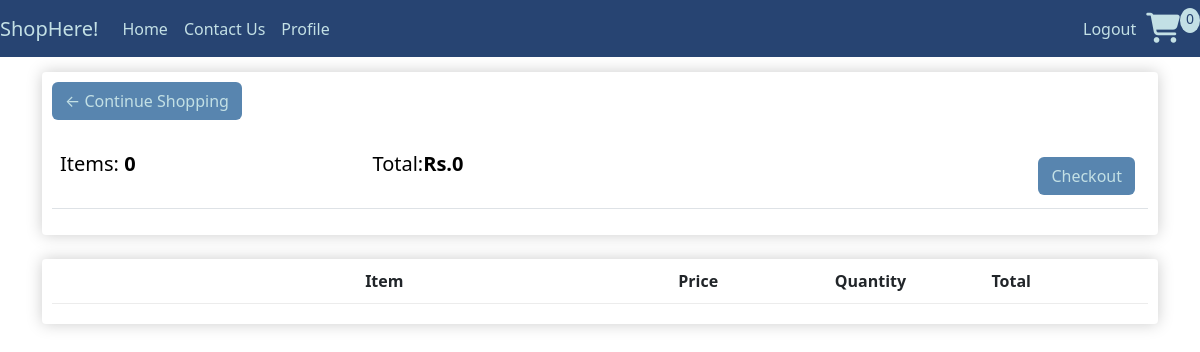
The app's page /cart/ (signed in), older data.
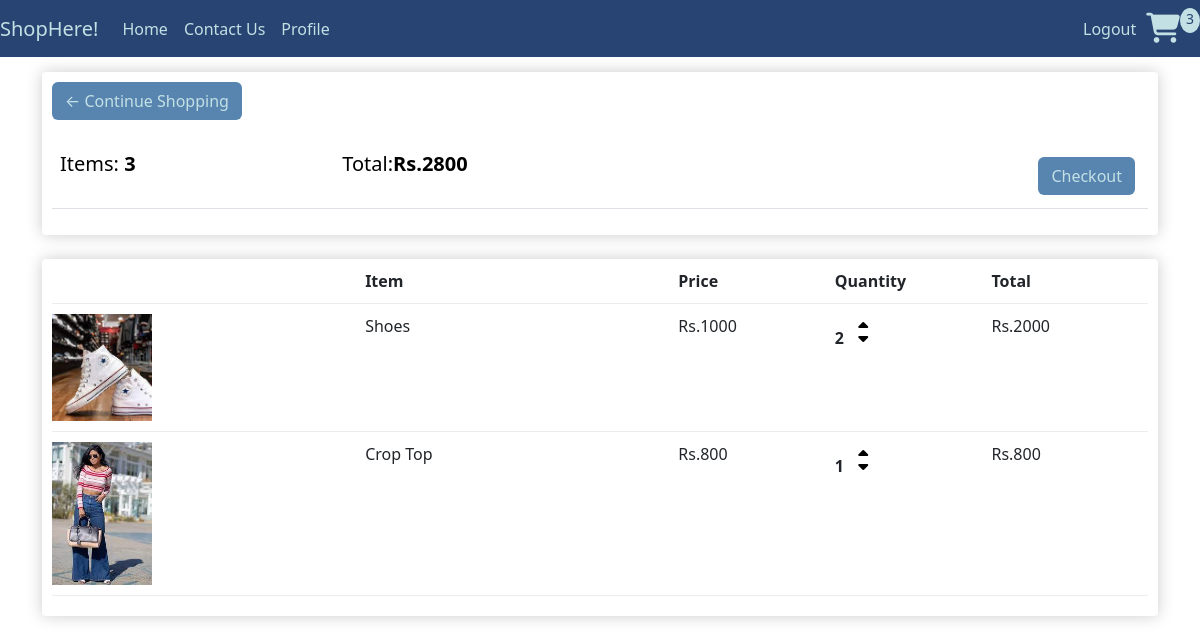
The same page, newer data.
### shop/models.py (models this page shows, shortened)
class Order(models.Model):
    customer=models.ForeignKey(Customer,on_delete=models.SET_NULL,null=True,blank=True)
    date_ordered=models.DateTimeField(auto_now_add=True)
    complete=models.BooleanField(default=False)
    transaction_id=models.CharField(max_length=100,null=True)
    @property
    def get_cart_total(self):
        orderitems=self.orderitem_set.all()
        total=sum([item.get_total for item in orderitems])
        return total
    @property
    def get_cart_items(self):
        orderitems=self.orderitem_set.all()
        total=sum([item.quantity for item in orderitems])
        return total

class OrderItem(models.Model):
    product=models.ForeignKey(Product_details,on_delete=models.SET_NULL,null=True)
    order=models.ForeignKey(Order,on_delete=models.SET_NULL,null=True)
    quantity=models.IntegerField(default=0,null=True,blank=True)
    date_added=models.DateTimeField(auto_now_add=True)
    @property
    def get_total(self):
        total=self.product.price*self.quantity
        return total

class Product_details(models.Model):
    prod_id=models.AutoField
    prod_name=models.CharField(max_length=30)
    prod_desc=models.TextField()
    image = models.ImageField(upload_to='product/images', default="")
    price = models.IntegerField(default=0)
    pub_date=models.DateField(auto_now_add=True)
    category=models.CharField(max_length=50,default="Sale")
    digital = models.BooleanField(default=False, null=True, blank=True)

### shop/views.py (the view)
# urls.py: path('cart/',views.cart,name='Cart'),
def cart(request):
    data=cartData(request)
    cartItems=data['cartItems']
    order=data['order'] #Total number of order from Order model
    items=data['items'] # Get items in the cart present
    context={'items':items,'order':order,'cartItems':cartItems}
    return render(request,'cart.html',context)

### shop/utilis.py (called while the page is built)
def cartData(request):
    if request.user.is_authenticated:
        try:
            customer = request.user.customer
        except Customer.DoesNotExist:
            customer = None
        if customer:
            order, created = Order.objects.get_or_create(customer=customer, complete=False)
            items = order.orderitem_set.all()
            cart_items = order.get_cart_items
        else:
            cart_items, order, items = None, None, None
    else:
        cookie_data = cookieCart(request)
        cart_items = cookie_data['cartItems']
        order = cookie_data['order']
        items = cookie_data['items']
    return {'cartItems': cart_items, 'order': order, 'items': items}

### shop/templates/cart.html (shortened to what this page needs)
{% extends 'index.html' %}
{% load static %}
{% block body %}
<div class="row">
    <div class="col-lg-12">
        <div class="box-element">
            <a class="btn shop_btn" href="{% url 'index' %}">&#x2190; Continue Shopping</a>
            <br>
            <br>
            <table class="table">
                <tr>
                    <th>
                        <h5>Items: <strong>{{order.get_cart_items}}</strong></h5>
                    </th>
                    <th>
                        <h5>Total:<strong>Rs.{{order.get_cart_total}}</strong></h5>
                    </th>
                    <th>
                        <a class="btn check_btn"
                            href="{% url 'Checkout' %}">Checkout</a>
                    </th>
                </tr>
            </table>
        </div>
        <br>
        <div class="box-element">
            <div class="cart-row">
                <div style="flex:2"></div>
                <div style="flex:2"><strong>Item</strong></div>
                <div style="flex:1"><strong>Price</strong></div>
                <div style="flex:1"><strong>Quantity</strong></div>
                <div style="flex:1"><strong>Total</strong></div>
            </div>
            {% for item in items %}
            <div class="cart-row">
                <div style="flex:2"><img class="row-image" src="/media/{{item.product.image}}"></div>
                <div style="flex:2">
                    <p>{{item.product.prod_name}}</p>
                </div>
                <div style="flex:1">
                    <p>Rs.{{item.product.price}}</p>
                </div>
                <div style="flex:1">
                    <p class="quantity">{{item.quantity}}</p>
                    <div class="quantity">
                        <a data-product="{{item.product.id}}" data-action="add" class=" icons update-cart">
                            <i class="fa-solid fa-caret-up " id=" chg-quantity"></i>
                        </a>
                        <a data-product="{{item.product.id}}" data-action="remove" class=" icons update-cart">
                            <i class="fa-solid fa-caret-down " id="chg-quantity"></i>
                        </a>
                    </div>
                </div>
                <div style="flex:1">
                    <p>Rs.{{item.get_total}}</p>
                </div>
            </div>
            {% endfor %}
        </div>
    </div>
</div>
{% endblock %}

### shop/templates/index.html (shortened to what this page needs)
{% load static %}
<!DOCTYPE html>
<html lang="en">
<head>
    <link rel="stylesheet" href="{% static 'css/index.css' %}">
    <link href="https://cdn.jsdelivr.net/npm/bootstrap@5.3.2/dist/css/bootstrap.min.css" rel="stylesheet"
>
    <link rel="stylesheet" href="https://cdnjs.cloudflare.com/ajax/libs/font-awesome/6.4.2/css/all.min.css">
</head>
<body>
    <nav class="navbar fixed-top  navbar-expand-lg">
        <a href="{% url 'index' %}" class="navbar-brand">ShopHere!</a>
        <div class="collapse navbar-collapse" id="navbarSupportedContent">
            <div class="navbar-nav me-auto mb-2 mb-lg-0">
                <a class="nav-link" href="{% url 'index' %}"> Home</a>
                <a class="nav-link" href="{% url 'ContactUs' %}">Contact Us</a>
                {% if user.is_authenticated %}
                <a class="nav-link" href="{%url 'update_user' %}">Profile</a>
                {% endif %}
            </div>
            {% if user.is_authenticated %}
            <div class="form-inline my-2 my-lg-0">
                <a class="nav-link" href="{%url 'logout' %}">Logout</a>
            </div>
            {% else %}
            <div class="form-inline my-2 my-lg-0">
                <a class="nav-link" href="{%url 'login' %}">Login</a>
            </div>
            {% endif %}
            <a class="nav-link" href="{% url 'Cart' %}">
                <i class="fa-solid fa-cart-shopping" style="font-size: 30px; margin-left: 10px;"></i>
            </a>
            <p id="cart-total">{{cartItems}}</p>
        </div>
    </nav>
    <div class="container my-5">
        <br>
        {% block body %}{% endblock %}
    </div>
</body>
</html>

### shop/static/css/index.css (style rules this page uses)
nav { background-color: #274472; }
body .navbar-brand { color: #c3e0e5; }
body .nav-link { color: #c3e0e5; }
.box-element { box-shadow:hsl(0, 0%, 80%) 0 0 16px; background-color: #fff; border-radius: 4px; padding: 10px; }
#cart-total { display: block; text-align: center; color:#274472; background-color: #c3e0e5; width: 20px; height: 25px; border-radius: 50%; font-size: 14px; }
.col-lg-4, .col-lg-6, .col-lg-8, .col-lg-12 { margin-top: 30px; }
.btn { border-radius: 0; }
.row-image { width: 100px; }
.cart-row { display: flex; align-items: flex-stretch; padding-bottom: 10px; margin-bottom: 10px; border-bottom: 1px solid #ececec; }
.quantity { display: inline-block; font-weight: 700; padding-right:10px; }
.icons { text-decoration: none; color: black; margin-top: 2px; }
#chg-quantity { width: 12px; cursor: pointer; display: block; margin-top: -8px; transition:.1s; }

### shop/templates/cart.html (style rules this page uses)
.check_btn { background-color:#5885af; color: #c3e0e5; float:right; margin:5px; }
.shop_btn { color: #c3e0e5; background-color: #5885af; }

Row changes from the older to the newer data that the page shows:
computed for Order: get_cart_items "0" → "3"; get_cart_total "0" → "2800"
added OrderItem: product.image (picture), product.prod_name "Shoes", product.price "1000", quantity "2", get_total "2000"
added OrderItem: product.image (picture), product.prod_name "Crop Top", product.price "800", quantity "1", get_total "800"
Text that changed along with them:
{{ cartItems }}: "0" → "3"
